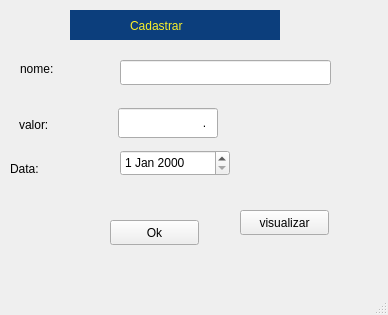
<?xml version="1.0" encoding="UTF-8"?>
<ui version="4.0">
 <class>MainWindow</class>
 <widget class="QMainWindow" name="MainWindow">
  <property name="geometry">
   <rect>
    <x>0</x>
    <y>0</y>
    <width>388</width>
    <height>315</height>
   </rect>
  </property>
  <property name="windowTitle">
   <string>Cadastrar</string>
  </property>
  <widget class="QWidget" name="centralwidget">
   <widget class="QLabel" name="lbl_nome">
    <property name="geometry">
     <rect>
      <x>20</x>
      <y>60</y>
      <width>67</width>
      <height>17</height>
     </rect>
    </property>
    <property name="text">
     <string>nome:</string>
    </property>
   </widget>
   <widget class="QLineEdit" name="lineEdit_nome">
    <property name="geometry">
     <rect>
      <x>120</x>
      <y>60</y>
      <width>211</width>
      <height>25</height>
     </rect>
    </property>
    <property name="autoFillBackground">
     <bool>false</bool>
    </property>
    <property name="styleSheet">
     <string notr="true">selection-background-color: rgb(237, 51, 59);
selection-color: rgb(28, 113, 216);</string>
    </property>
    <property name="inputMethodHints">
     <set>Qt::ImhNoPredictiveText</set>
    </property>
   </widget>
   <widget class="QLabel" name="lbl_valor">
    <property name="geometry">
     <rect>
      <x>19</x>
      <y>110</y>
      <width>50</width>
      <height>30</height>
     </rect>
    </property>
    <property name="text">
     <string>valor:</string>
    </property>
   </widget>
   <widget class="QLineEdit" name="lineEdit_valor">
    <property name="geometry">
     <rect>
      <x>118</x>
      <y>108</y>
      <width>100</width>
      <height>30</height>
     </rect>
    </property>
    <property name="layoutDirection">
     <enum>Qt::LeftToRight</enum>
    </property>
    <property name="autoFillBackground">
     <bool>false</bool>
    </property>
    <property name="styleSheet">
     <string notr="true">alternate-background-color: rgb(229, 36, 36);</string>
    </property>
    <property name="inputMethodHints">
     <set>Qt::ImhNone</set>
    </property>
    <property name="inputMask">
     <string>999.00</string>
    </property>
    <property name="maxLength">
     <number>6</number>
    </property>
    <property name="alignment">
     <set>Qt::AlignRight|Qt::AlignTrailing|Qt::AlignVCenter</set>
    </property>
    <property name="placeholderText">
     <string>digite o valor</string>
    </property>
   </widget>
   <widget class="QPushButton" name="pushButton">
    <property name="geometry">
     <rect>
      <x>110</x>
      <y>220</y>
      <width>89</width>
      <height>25</height>
     </rect>
    </property>
    <property name="autoFillBackground">
     <bool>false</bool>
    </property>
    <property name="styleSheet">
     <string notr="true">selection-background-color: rgb(249, 240, 107);
font: 75 13pt &quot;Ubuntu&quot;;</string>
    </property>
    <property name="text">
     <string>Ok</string>
    </property>
   </widget>
   <widget class="QLabel" name="lbl_fundo_Titulo">
    <property name="geometry">
     <rect>
      <x>70</x>
      <y>10</y>
      <width>210</width>
      <height>30</height>
     </rect>
    </property>
    <property name="styleSheet">
     <string notr="true">background-color: rgb(12, 62, 124);</string>
    </property>
    <property name="text">
     <string>&lt;html&gt;&lt;head/&gt;&lt;body&gt;&lt;p&gt;&lt;br/&gt;&lt;/p&gt;&lt;/body&gt;&lt;/html&gt;</string>
    </property>
   </widget>
   <widget class="QLabel" name="lbl_Titulo_Cadastrar">
    <property name="geometry">
     <rect>
      <x>130</x>
      <y>11</y>
      <width>90</width>
      <height>30</height>
     </rect>
    </property>
    <property name="text">
     <string>&lt;html&gt;&lt;head/&gt;&lt;body&gt;&lt;p&gt;&lt;span style=&quot; color:#faf02a;&quot;&gt;Cadastrar&lt;/span&gt;&lt;/p&gt;&lt;/body&gt;&lt;/html&gt;</string>
    </property>
   </widget>
   <widget class="QLabel" name="lbl_data">
    <property name="geometry">
     <rect>
      <x>10</x>
      <y>160</y>
      <width>67</width>
      <height>17</height>
     </rect>
    </property>
    <property name="text">
     <string>Data:</string>
    </property>
   </widget>
   <widget class="QDateEdit" name="dateEdit">
    <property name="geometry">
     <rect>
      <x>120</x>
      <y>150</y>
      <width>110</width>
      <height>26</height>
     </rect>
    </property>
   </widget>
   <widget class="QPushButton" name="pushButton_dados">
    <property name="geometry">
     <rect>
      <x>240</x>
      <y>210</y>
      <width>89</width>
      <height>25</height>
     </rect>
    </property>
    <property name="text">
     <string>visualizar</string>
    </property>
   </widget>
  </widget>
  <widget class="QMenuBar" name="menubar">
   <property name="geometry">
    <rect>
     <x>0</x>
     <y>0</y>
     <width>388</width>
     <height>22</height>
    </rect>
   </property>
  </widget>
  <widget class="QStatusBar" name="statusbar"/>
 </widget>
 <resources/>
 <connections/>
</ui>
